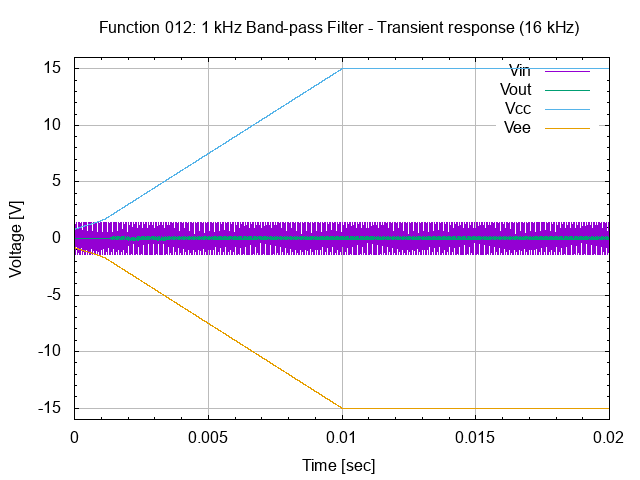

Write gnuplot code to recreate this figure.
# set terminal
set term png

# set graph
set output "26.012.00.01.02.02.png"
set title "Function 012: 1 kHz Band-pass Filter - Transient response (16 kHz)"

# setup Y-axis
set yrange [-16:16]
set grid ytics lt 1 lw 1 lc rgb "#bbbbbb"
set mytics
set ylabel "Voltage [V]"

# setup X-axis
set grid xtics lt 1 lw 1 lc rgb "#bbbbbb"
set mxtics
set xrange [0:0.02]
set xlabel "Time [sec]"

# setup plot style
set style data lines
plot '26.012.00.01.02.dat' using 1:2 title "Vin", \
     '26.012.00.01.02.dat' using 1:3 title "Vout", \
     '26.012.00.01.02.dat' using 1:4 title "Vcc", \
     '26.012.00.01.02.dat' using 1:5 title "Vee"

# set output back to default
set output

# reset terminal type
set terminal pop
